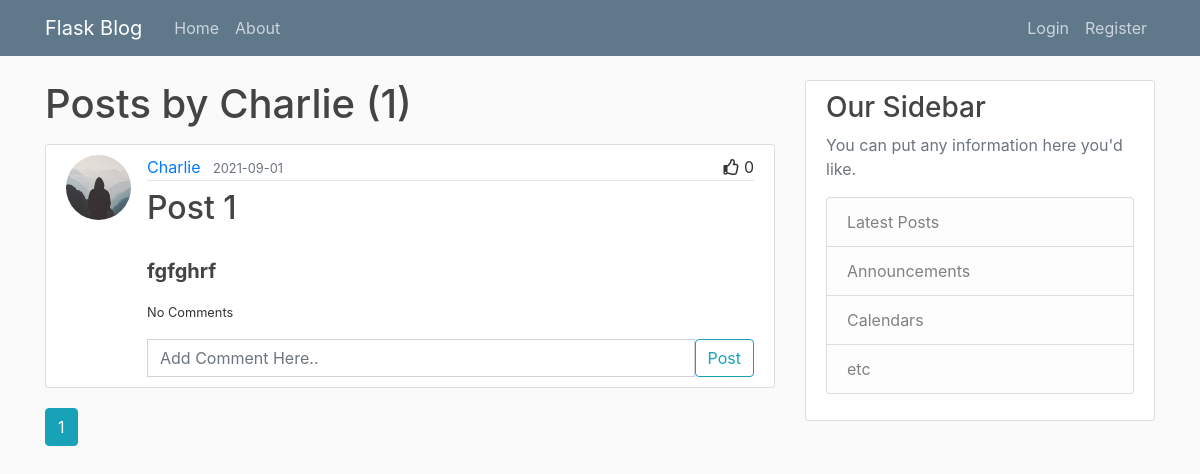
The page /user/charlie on the database its author committed.
### flaskblog/models.py (models this page shows, shortened)
class User(db.Model, UserMixin):
    id          = db.Column(db.Integer, primary_key=True)
    username    = db.Column(db.String(20), unique=True, nullable=False)
    email       = db.Column(db.String(120), unique=True, nullable=False)
    image_file  = db.Column(db.String(20), nullable=False, default='default.jpg')
    password    = db.Column(db.String(60), nullable=False)
    updated_on  = db.Column(db.DateTime, default=datetime.utcnow, onupdate=datetime.utcnow)
    posts       = db.relationship('Post', backref='author', lazy=True, cascade='all, delete, delete-orphan')
    comments    = db.relationship('Comment', backref='user', cascade='all, delete, delete-orphan')
    likes       = db.relationship('Like', backref='user', cascade='all, delete, delete-orphan')

class Post(db.Model):
    id          = db.Column(db.Integer, primary_key=True)
    title       = db.Column(db.String(100), nullable=False)
    date_posted = db.Column(db.DateTime, nullable=False, default=datetime.utcnow)
    date_updated= db.Column(db.DateTime, default=datetime.utcnow, onupdate=datetime.utcnow)
    content     = db.Column(db.Text, nullable=False)
    user_id     = db.Column(db.Integer, db.ForeignKey('user.id', ondelete="CASCADE"), nullable=False)
    comments    = db.relationship('Comment', backref='post', cascade='all, delete, delete-orphan')
    likes       = db.relationship('Like', backref='post', cascade='all, delete, delete-orphan')

### flaskblog/accounts/routes.py (the view)
@accounts.route("/user/<string:username>", methods=['GET', 'POST'])
def user_posts(username):
    page = request.args.get('page', 1, type=int)
    user = User.query.filter_by(username=username).first_or_404()
    posts = Post.query\
        .filter_by(author=user)\
        .order_by(Post.date_posted.desc())\
        .paginate(page=page, per_page=5)
    form = CommentForm()
    create_comment(form)
    return render_template('accounts/user_posts.html', posts=posts, user=user, form=form)

### flaskblog/posts/forms.py
class CommentForm(FlaskForm):
    text    = StringField('text', validators=[DataRequired()], render_kw={"placeholder": "Add Comment Here.."})
    postid  = HiddenField('postid', validators=[DataRequired()])
    submit  = SubmitField('Post')

### flaskblog/posts/utils.py (called while the page is built)
def create_comment(form, redirect_url='main.home'):
    if form.validate_on_submit():
        post = Post.query.filter_by(id=form.postid.data).first()
        comment = Comment(text=form.text.data, user=current_user, post=post)
        db.session.add(comment)
        db.session.commit()
        flash('Comment created!', 'success')
        form.text.data = ''
        return redirect(url_for(redirect_url))

### flaskblog/templates/accounts/user_posts.html
{% extends "base/base.html" %}
{% block content %}
	<h1 class="mb-3">Posts by {{user.username|title}} ({{ posts.total }}) </h1>
  {% for post in posts.items %}
    {% include "posts/post.html" %}
  {% endfor %}
  {% for page_num in posts.iter_pages(left_edge=1, right_edge=1, left_current=1, right_current=2) %}
    {% if page_num %}
      {% if posts.page == page_num %}
        <a class="btn btn-info mb-4" href="{{ url_for('accounts.user_posts', username=user.username, page=page_num) }}">{{ page_num }}</a>
      {% else %}
        <a class="btn btn-outline-info mb-4" href="{{ url_for('accounts.user_posts', username=user.username, page=page_num) }}">{{ page_num }}</a>
      {% endif %}
    {% else %}
      ...
    {% endif %}
  {% endfor %}
{% endblock content %}

### flaskblog/templates/posts/post.html (shortened to what this page needs)
<article class="media content-section">
  <img src="{{ url_for('static', filename='profile_pics/' + post.author.image_file) }}"
  class="rounded-circle article-img">
  <div class="media-body">
    <div class="article-metadata d-flex justify-content-between align-items-center mb-2">
      <div>
        <a class="mr-2" href="{{ url_for('accounts.user_posts', username=post.author.username) }}">
          {{ post.author.username|title }}
        </a>
        <small class="text-muted">
          {{ post.date_posted.strftime('%Y-%m-%d') }}
        </small>
      </div>
      <div>
        {% if current_user in post.likes|map(attribute="user")|list %}
        <i
          class="fas fa-thumbs-up"
          id="like-button-{{post.id}}"
          onclick="like({{post.id}})"
        ></i>
        {% else %}
        <i
          class="far fa-thumbs-up"
          id="like-button-{{post.id}}"
          onclick="like({{post.id}})"
        ></i>
        {% endif %}
        <span id="likes-count-{{post.id}}">{{ post.likes|count }}</span>
      </div>
    </div>
    <h2 class="article-title">
        {{ post.title }}
    </h2>
    <h5 class="article-content mb-3">
      <strong>{{ post.content }}</strong>
    </h5>
    {% include 'posts/post_comments.html' %}
    {% include 'posts/post_comment_form.html' %}
  </div>
</article>

### flaskblog/templates/posts/post_comments.html
<div class="mb-3">
  {% if post.comments|length > 0 %}
    <div  class="mb-3">
      <a data-toggle="collapse" href="#collapse{{post.id}}" role="button">
        Show Comments
      </a>
    </div>
    <div class="collapse" id="collapse{{post.id}}">
      {% for comment in post.comments %}
        <div class="card card-body">
          <div class="d-flex justify-content-between align-items-center">
            <div>
              <a href="{{ url_for('accounts.user_posts', username=comment.user.username) }}">
                {{ comment.user.username|title }}
              </a>
              : {{ comment.text }}
            </div>
            <div>
              <small> {{ comment.date_posted.strftime('%Y-%m-%d') }} </small>
                {% if post.author == current_user %}
                  <button type="button" class="btn btn-danger" aria-label="Close" data-toggle="modal" data-target="#deleteCommentModal{{comment.id}}"></button>
                {% endif %}
            </div>
          </div>
        </div>
        {% include 'posts/comment_delete_modal.html'%}
      {% endfor %}
    </div>
  {% else %}
    <small>No Comments</small>
  {% endif %}
</div>

### flaskblog/templates/posts/post_comment_form.html (shortened to what this page needs)
<form class="input-group" method="POST" action="">
        {% if form.text.errors %}
          {{ form.text(class="form-control is-invalid") }}
          <div class="invalid-feedback">
            {% for error in form.text.errors %}
              <span>{{ error }}</span>
            {% endfor %}
          </div>
        {% else %}
          {{ form.text(class="form-control") }}
        {% endif %}
      {{ form.submit(class="btn btn-outline-info") }}
  </form>

### flaskblog/static/style.css (style rules this page uses)
body { background: #fafafa; color: #333333; margin-top: 5rem; }
h1, h2, h3, h4, h5, h6 { color: #444444; }
.content-section { background: #ffffff; padding: 10px 20px; border: 1px solid #dddddd; border-radius: 3px; margin-bottom: 20px; }
.article-title { color: #444444; }
.article-content { white-space: pre-line; }
.article-img { height: 65px; width: 65px; margin-right: 16px; }
.article-metadata { padding-bottom: 1px; margin-bottom: 4px; border-bottom: 1px solid #e3e3e3 }

### rows shown on the page
User: username "Charlie"
Post: image_file (placeholder picture), author.username "Charlie", date_posted "2021-09-01", likes|count "0", title "Post 1", content "fgfghrf"

### other values the page prints
{{ posts.total }} "1"
{{ page_num }} "1"
